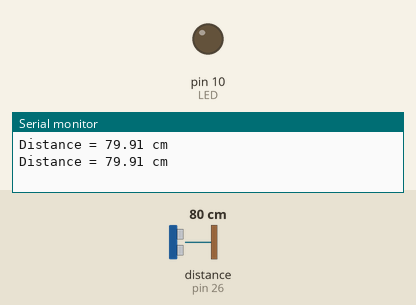
The sketch below on a simulated Arduino Mega 2560, built with avr-gcc and run on an emulated ATmega2560. On the bench: output pins drawn as LEDs (lit = HIGH), the last lines printed to the serial monitor. Wiring (inferred from the names in the program): ultrasonic range finder: trigger pin 25; echo pin 26. Dashed ring = blinking. Inputs (shaded band) come from the test bench; at power-on: distance to the obstacle (sensor on pin 26) 80 cm. The echo pulse lasts 58.3 µs per cm; pins used as bus, display or sensor lines are not drawn.

Above: at 1.8 s.
1.9 s: distance to the obstacle (sensor on pin 26) set to 22 cm
3.7 s: distance to the obstacle (sensor on pin 26) set to 19 cm
At 4.61 s:
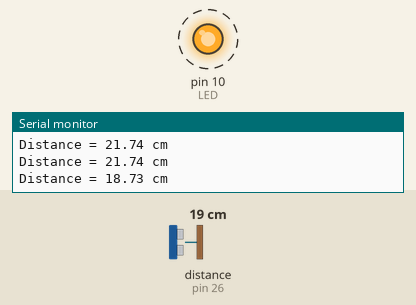
7.8 s: distance to the obstacle (sensor on pin 26) set to 35 cm
9.5 s: distance to the obstacle (sensor on pin 26) set to 18 cm
At 11.54 s:
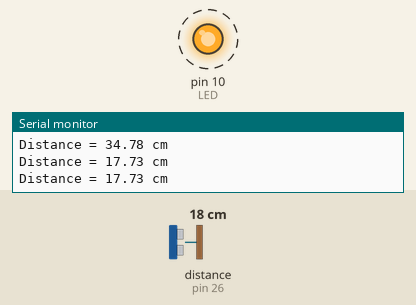
Timing chart, 0 to 14.6 s (numbered marks = the images above; inputs shaded):
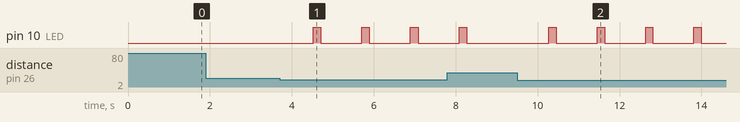

The sketch:

HC-SR04_Test.ino
```cpp
#define echoPin 26
#define trigPin 25
#define LED     10

void setup() {
  Serial.begin (9600);
  pinMode(LED, OUTPUT);
  pinMode(trigPin, OUTPUT);
  pinMode(echoPin, INPUT);
}

void loop() {
  float duration, distance;
  digitalWrite(trigPin, LOW);
  delayMicroseconds(2);

  digitalWrite(trigPin, HIGH);
  delayMicroseconds(10);
  digitalWrite(trigPin, LOW);

  duration = pulseIn(echoPin, HIGH);
  distance = (duration / 2) * 0.0344;

  if (distance >= 400 || distance <= 2){
    Serial.print("Distance = ");
    Serial.println("Out of range");
  }
  else {
    Serial.print("Distance = ");
    Serial.print(distance);
    Serial.println(" cm");
    delay(500);

    if (distance <= 20 && distance >= 0){  // si distancia entre 0 y 20 cms.
       digitalWrite(LED, HIGH);      // enciende LED
       delay(distance * 10);        // demora proporcional a la distancia
       digitalWrite(LED, LOW);     // apaga LED
    }

  }
  delay(500);
}
```

Measured:
- the behaviour switches between 21 and 20 cm on distance to the obstacle (sensor on pin 26) (found by bisection; images 0 and 1)
- after the input at 3.7 s, pin 10 (LED): alternates HIGH for 0.19 s and LOW for 1.0 s, starting after 0.82 s
- after the input at 9.5 s, pin 10 (LED): alternates HIGH for 0.18 s and LOW for 1.0 s, starting after 0.78 s
